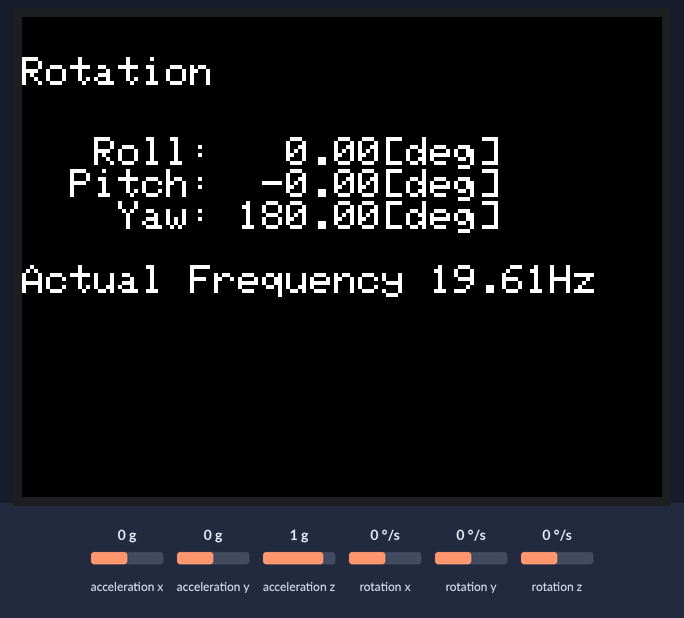
A program run on a simulated ESP32. On the bench: 320×240 colour display. The test bench sets the inputs (shaded band); at power-on: acceleration x 0 g, acceleration y 0 g, acceleration z 1 g, rotation x 0 °/s, rotation y 0 °/s, rotation z 0 °/s.

Above: at 1.3 s.
1.4 s: acceleration x set to -1.4 g
At 1.61 s:
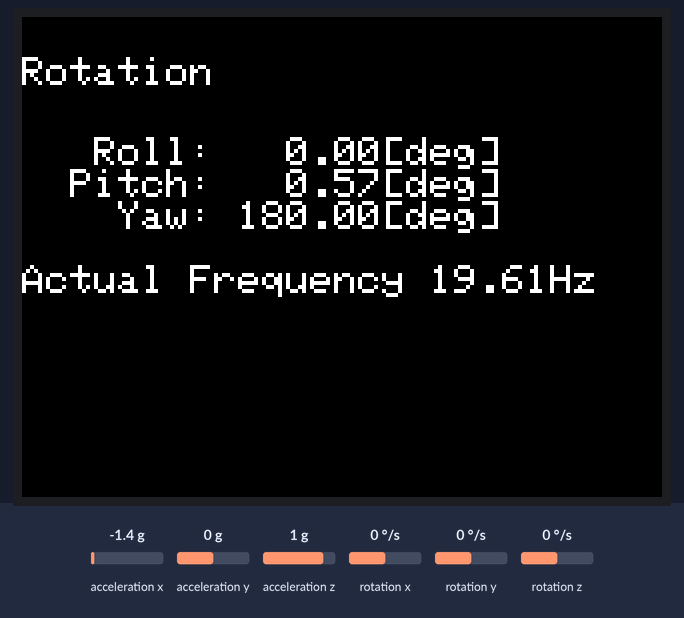
2.9 s: acceleration y set to -1.4 g
At 3.14 s:
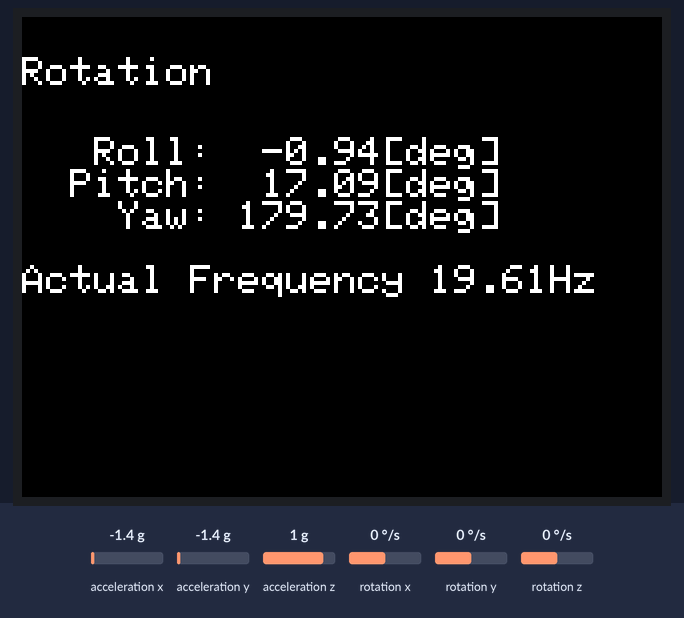
4.4 s: acceleration z set to -1.4 g
At 4.67 s:
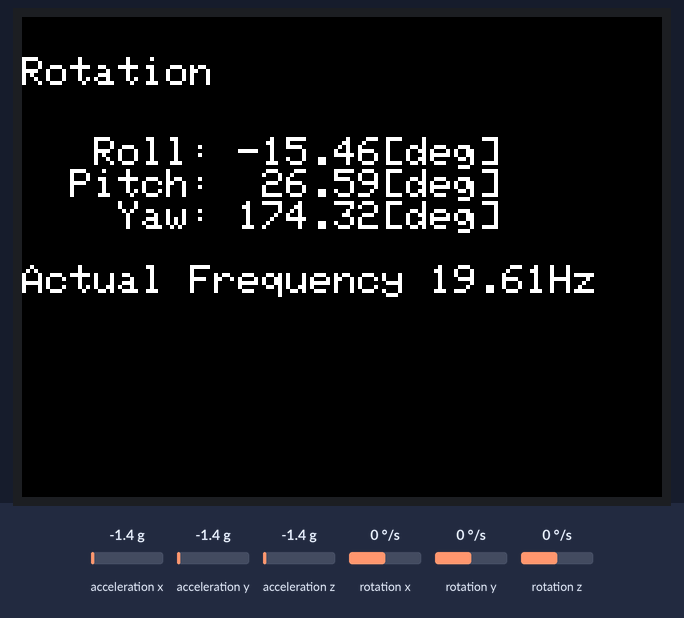
6.0 s: rotation x set to -192 °/s
At 6.2 s:
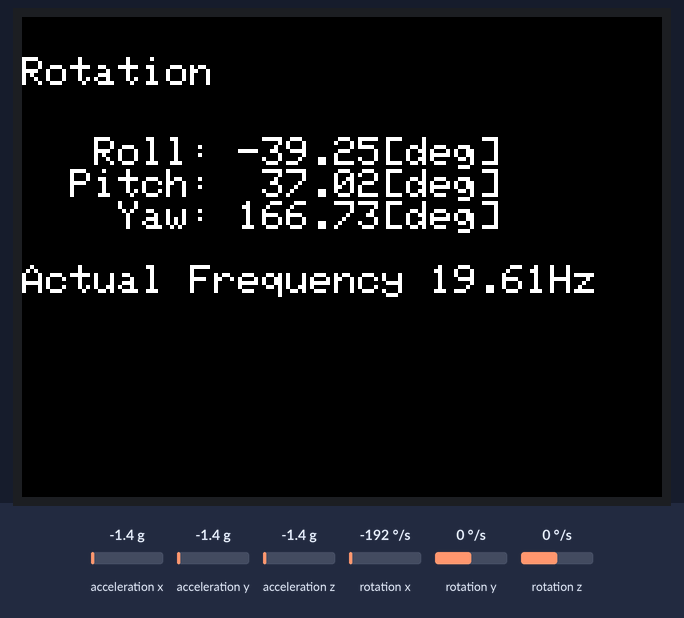
7.5 s: rotation y set to -192 °/s
At 7.73 s:
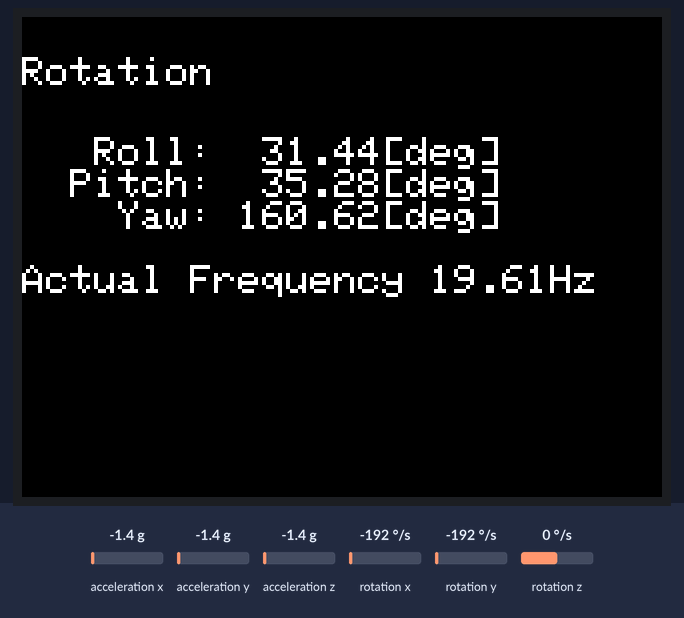
9.0 s: rotation z set to -192 °/s
At 9.26 s:
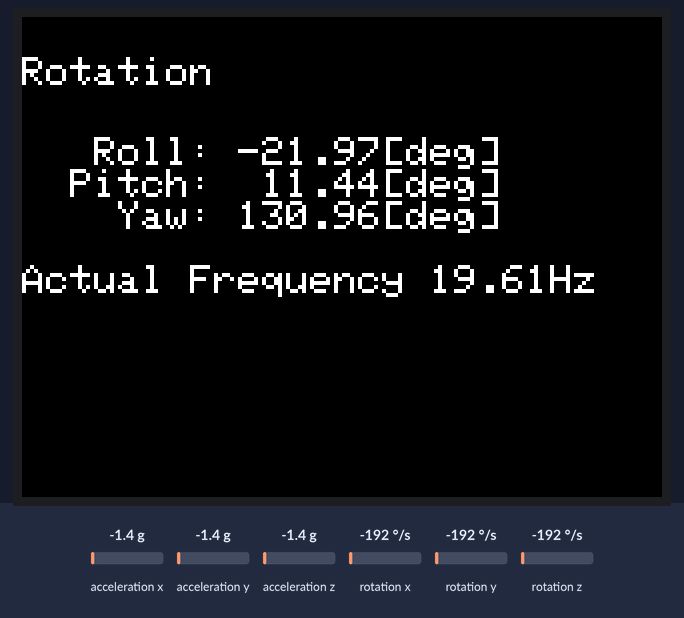
Timing chart, 0 to 11.6 s (numbered marks = the images above; inputs shaded):
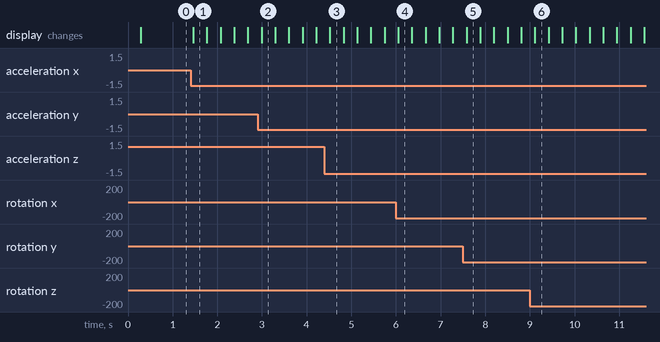

Measured:
- after the input at 1.4 s, the display: changes after 0.06 s (image 1)

The program:

main.cpp
```cpp
#define M5STACK_MPU6886

#include <M5Stack.h>
#include <MadgwickAHRS.h>  // Madgwickフィルターのライブラリを使うための宣言

Madgwick filter;  // Madgwickフィルターのライブラリを使うための定義

const int update_freq = 20;  // 更新周波数[Hz]
unsigned long interval;      // アップデートの間隔[マイクロ秒]
unsigned long prev_update;  // 前のアップデートの時間[マイクロ秒]

void setup() {
  M5.begin();
  M5.Power.begin();
  M5.IMU.Init();
  filter.begin(update_freq);  // フィルターの初期設定

  interval = 1000000 / update_freq;  // = 40000マイクロ秒 = 0.04秒
  prev_update = micros();
  M5.Lcd.setTextSize(2);
}

void loop() {
  // 更新周波数を制御するためのアルゴリズム。
  unsigned long now = micros();
  if (now < prev_update + interval) return;

  float acc_x;
  float acc_y;
  float acc_z;
  float gyro_x;
  float gyro_y;
  float gyro_z;
  M5.IMU.getAccelData(&acc_x, &acc_y, &acc_z);
  M5.IMU.getGyroData(&gyro_x, &gyro_y, &gyro_z);
  // フィルターのアップデートをする。加速度センサとジャイロセンサの値を渡すことで、
  // 裏側で姿勢データを計算している。
  filter.updateIMU(gyro_x, gyro_y, gyro_z, acc_x, acc_y, acc_z);

  // LCD 表示
  M5.Lcd.setCursor(0, 20);
  M5.Lcd.printf("Rotation");
  M5.Lcd.setCursor(0, 60);
  M5.Lcd.printf("   Roll:%7.2f[deg]\n  Pitch:%7.2f[deg]\n    Yaw:%7.2f[deg]",
                filter.getRoll(), filter.getPitch(), filter.getYaw());

  // 実際の更新周波数 = 1 / 期間[秒]
  // 実際の更新周波数が設定値(20Hz)以下になると、正確に計算できない
  M5.Lcd.printf("\n\nActual Frequency %5.2fHz",
                1000000 / (float)(now - prev_update));

  prev_update = now;  // 更新周波数を20Hzに制御するためのアルゴリズム。
}
```
